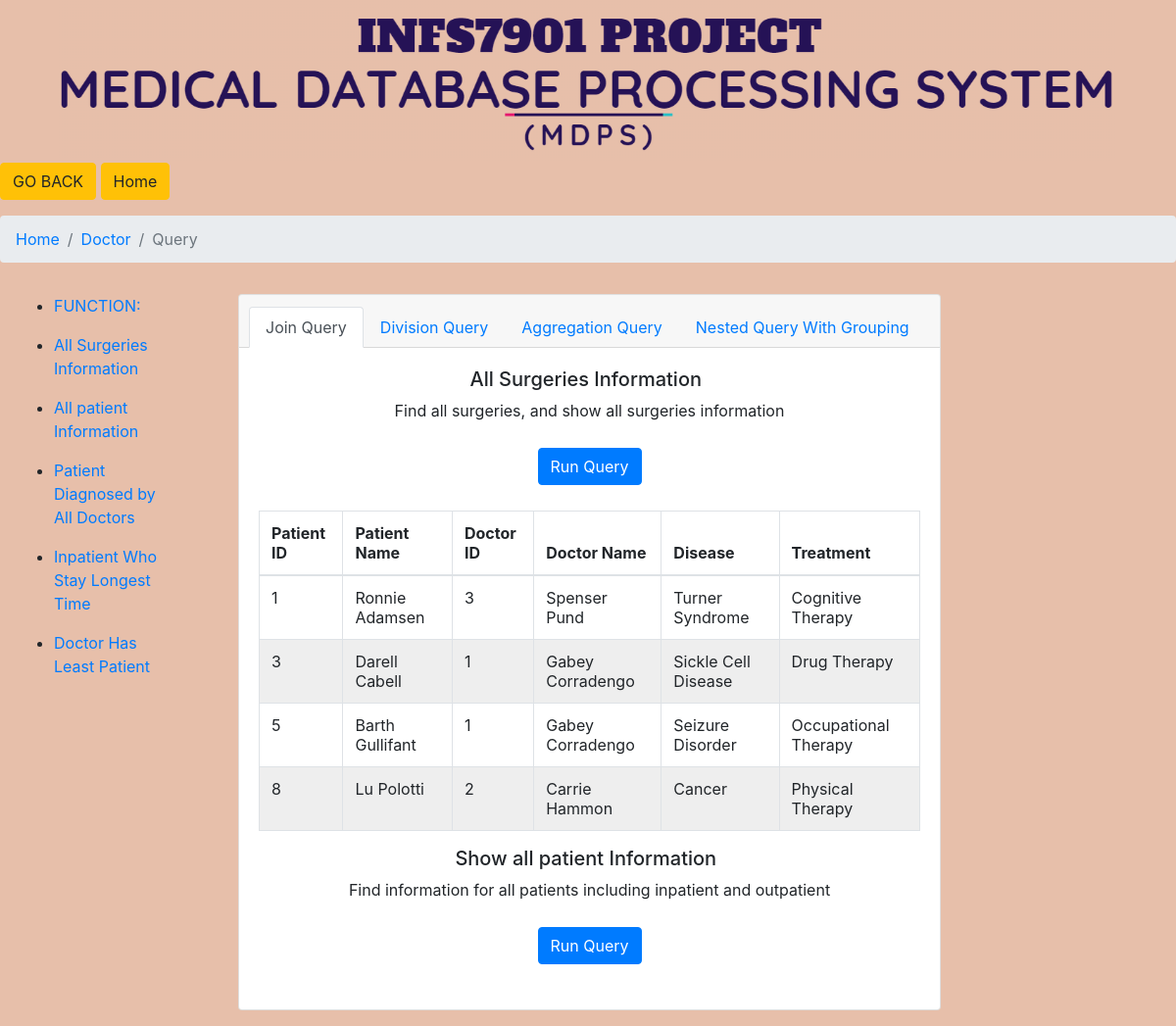
Before: /includes/doc_query/join_query/queries.php with the older database file.
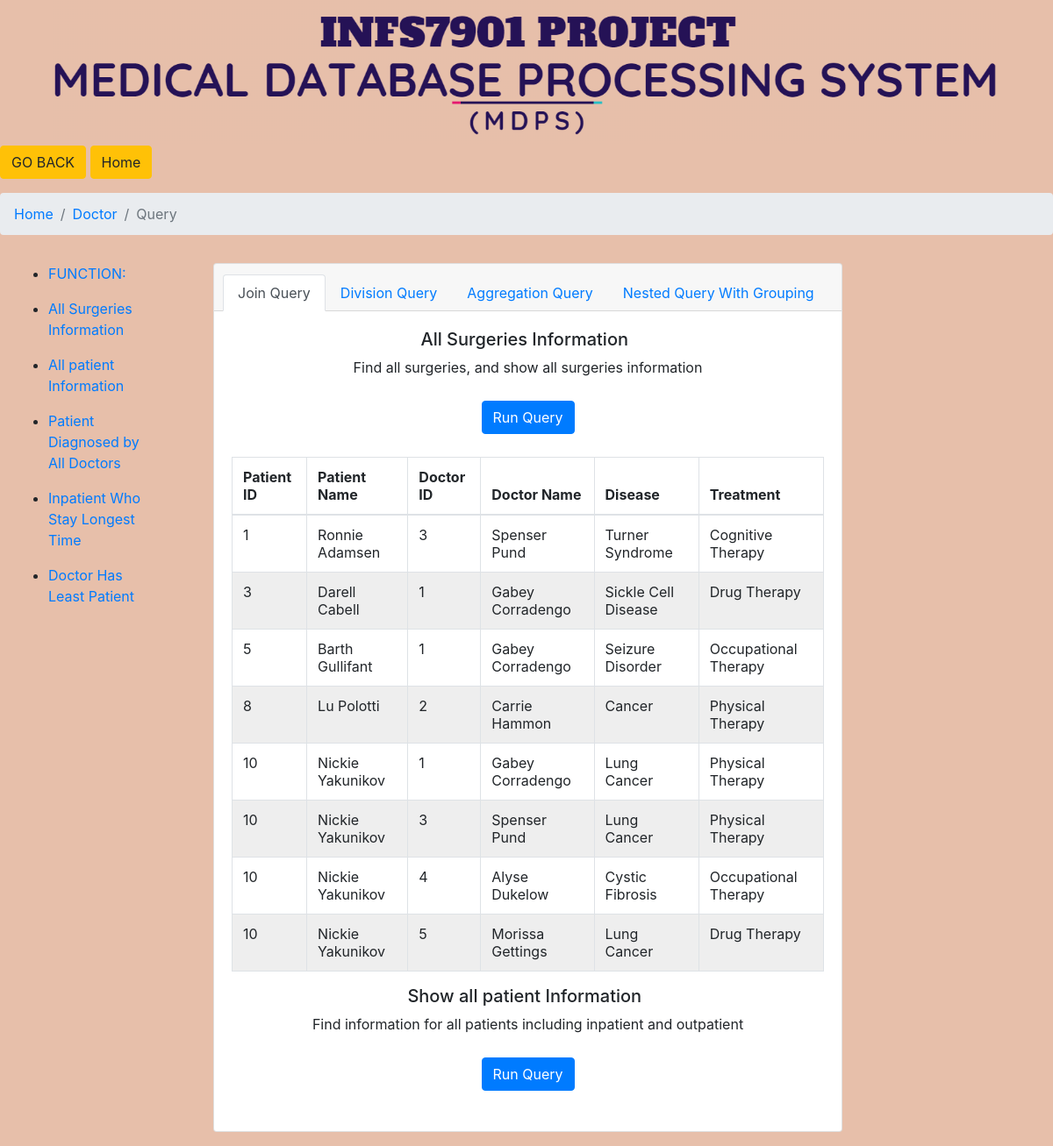
After: the same page with the newer database file.
### tables this page shows
CREATE TABLE `doctor` (
  `doc_id` int(11) NOT NULL,
  `age` int(11) DEFAULT NULL,
  `doc_name` varchar(200) DEFAULT NULL
);

CREATE TABLE `patient_1` (
  `pat_id` int(11) NOT NULL,
  `visit_date` date DEFAULT NULL,
  `age` int(11) DEFAULT NULL,
  `pat_name` varchar(200) DEFAULT NULL,
  `gender` varchar(200) DEFAULT NULL,
  `address` varchar(200) DEFAULT NULL,
  `symptom` varchar(200) DEFAULT NULL
);

CREATE TABLE `pat_doc_2` (
  `pat_id` int(11) NOT NULL,
  `doc_id` int(11) NOT NULL,
  `if_surge` int(11) DEFAULT NULL,
  `disease` varchar(200) DEFAULT NULL,
  `treatment` varchar(200) DEFAULT NULL
);

### includes/doc_query/join_query/queries.php (the view, shortened to what this page needs)
<head>
  <link rel="stylesheet" href="https://maxcdn.bootstrapcdn.com/bootstrap/4.0.0/css/bootstrap.min.css">
  </head>
<body style="background-color:E7BFAA;">
<div align="center">
<img class="mw-100" src="logo.png"style="width: 90%">
</div>
  <form>
    <input type="button" value="GO BACK " class="btn btn-warning" onclick="history.go(-1);return false;" />
    <input type="button" value="Home " class="btn btn-warning" onclick="window.location.href='https://yifei.uqcloud.net/MDPS/index.php'" />
  </form>
  <?php
        $servername = "localhost";
        $username = "root";
        $password = "d74dbdad52b2dfe8";
        $dbname = "project_hospital";
        $conn = new mysqli($servername, $username, $password, $dbname);
    ?>
        <nav aria-label="breadcrumb">
    <ol class="breadcrumb">
    <li class="breadcrumb-item"><a href="https://yifei.uqcloud.net/MDPS/index.php">Home</a></li>
    <li class="breadcrumb-item"><a href="https://yifei.uqcloud.net/MDPS/includes/logged_in_as_doc.php">Doctor</a></li>
    <li class="breadcrumb-item active" aria-current="page">Query</li>
    </ol>
    </nav>
<div class="container-fluid row">
<div class="d-none d-xl-block col-xl-2 bd-toc">
            <ul class="section-nav">
            <li class="toc-entry toc-h5 mt-3 mb-3 active"><a href="#">FUNCTION:</a></li>
<li class="toc-entry toc-h3 mt-3 mb-3"><a href="/MDPS/includes/doc_query/join_query/queries.php">All Surgeries Information</a></li>
<li class="toc-entry toc-h3 mt-3 mb-3"><a href="/MDPS/includes/doc_query/join_query/queries2.php">All patient Information</a></li>
<li class="toc-entry toc-h3 mt-3 mb-3"><a href="/MDPS/includes/doc_query/division_query/queries1.php">Patient Diagnosed by All Doctors</a></li>
<li class="toc-entry toc-h3 mt-3 mb-3"><a href="/MDPS/includes/doc_query/aggregation_query/queries1.php">Inpatient Who Stay Longest Time</a></li>
<li class="toc-entry toc-h3 mt-3 mb-3"><a href="/MDPS/includes/doc_query/nested_query/queries.php">Doctor Has Least Patient</a></li>
</ul>
</div>
<main class="col-12 col-md-9 col-xl-8 py-md-3 pl-md-5 bd-content" role="main">
<div class="card text-center">
  <div class="card-header">
    <ul class="nav nav-tabs card-header-tabs">
    <li class="nav-item">
        <a class="nav-link active" href="#">Join Query</a>
      </li>
      <li class="nav-item">
        <a class="nav-link" href="/MDPS/includes/doc_query/division_query/queries.php">Division Query</a>
      </li>
      <li class="nav-item">
        <a class="nav-link" href="/MDPS/includes/doc_query/aggregation_query/queries.php">Aggregation Query</a>
      </li>
      <li class="nav-item">
        <a class="nav-link" href="/MDPS/includes/doc_query/nested_query/queries.php">Nested Query With Grouping</a>
      </li>
    </ul>
  </div>
  <div class="card-body">
  <h5 id="query1"><div>All Surgeries Information<a class="anchorjs-link " href="#queryj1" aria-label="Anchor" data-anchorjs-icon="#" style="padding-left: 0.375em;"></a></div></h5>
    <p class="card-text">Find all surgeries, and show all surgeries information</p>
    <form action="" method="post">
    <input type="button" name="query1" class="btn btn-primary" value="Run Query" style="text-align:right;margin:10px" onclick="location.href='/MDPS/includes/doc_query/queries.php';"/>
    </form>
    <table class="table thead-light table-bordered" id="t01" align="center">
    <thead>
      <tr>
        <th scope="col">Patient ID</th>
        <th scope="col">Patient Name</th>
        <th scope="col">Doctor ID</th>
        <th scope="col">Doctor Name</th>
        <th scope="col">Disease</th>
        <th scope="col">Treatment</th>
      </tr>
    </thead>
    <tbody id="queryTable1">
      <?php
                    $query = "SELECT p.pat_id,p.pat_name,d.doc_id,d.doc_name,pd2.disease,pd2.treatment from doctor as d, pat_doc_2 as pd2 ,patient_1 as p where d.doc_id = pd2.doc_id and p.pat_id = pd2.pat_id and pd2.if_surge = 1";
                    $result = mysqli_query($conn, $query);
                    while ($rows = mysqli_fetch_array($result)) {
                        echo "<tr>";
                        echo "<td>".$rows["pat_id"]."</td>";
                        echo "<td>".$rows["pat_name"]."</td>";
                        echo "<td>".$rows["doc_id"]."</td>";
                        echo "<td>".$rows["doc_name"]."</td>";
                        echo "<td>".$rows["disease"]."</td>";
                        echo "<td>".$rows["treatment"]."</td>";
                        echo "</tr>";
                    }
            ?>
    </tbody>
  </table>
    <h5 id="query1"><div>Show all patient Information<a class="anchorjs-link " aria-label="Anchor" data-anchorjs-icon="#" style="padding-left: 0.375em;"></a></div></h5>
    <p class="card-text">Find information for all patients including inpatient and outpatient</p>
    <form action="" method="post">
    <input type="button" name="query1" class="btn btn-primary" value="Run Query" style="text-align:right;margin:10px" onclick="location.href='queries2.php';"/>
    </form>
  </div>
</div>
</main>
</div>
</body>

Changed rows visible on the page:
no longer on this page (row unchanged): doctor: patient_1.pat_id "1", patient_1.pat_name "Ronnie Adamsen", doc_id "3", doc_name "Spenser Pund", pat_doc_2.disease "Turner Syndrome", pat_doc_2.treatment "Cognitive Therapy"
no longer on this page (row unchanged): doctor: patient_1.pat_id "3", patient_1.pat_name "Darell Cabell", doc_id "1", doc_name "Gabey Corradengo", pat_doc_2.disease "Sickle Cell Disease", pat_doc_2.treatment "Drug Therapy", patient_1.pat_id "5", patient_1.pat_name "Barth Gullifant", pat_doc_2.disease "Seizure Disorder", pat_doc_2.treatment "Occupational Therapy"
no longer on this page (row unchanged): doctor: patient_1.pat_id "8", patient_1.pat_name "Lu Polotti", doc_id "2", doc_name "Carrie Hammon", pat_doc_2.disease "Cancer", pat_doc_2.treatment "Physical Therapy"
now on this page (row unchanged): pat_doc_2: pat.pat_id "1", pat.pat_name "Ronnie Adamsen", doc.doc_id "3", doc.doc_name "Spenser Pund", disease "Turner Syndrome", treatment "Cognitive Therapy"
now on this page (row unchanged): pat_doc_2: pat.pat_id "3", pat.pat_name "Darell Cabell", doc.doc_id "1", doc.doc_name "Gabey Corradengo", disease "Sickle Cell Disease", treatment "Drug Therapy"
now on this page (row unchanged): pat_doc_2: pat.pat_id "5", pat.pat_name "Barth Gullifant", doc.doc_id "1", doc.doc_name "Gabey Corradengo", disease "Seizure Disorder", treatment "Occupational Therapy"
now on this page (row unchanged): pat_doc_2: pat.pat_id "8", pat.pat_name "Lu Polotti", doc.doc_id "2", doc.doc_name "Carrie Hammon", disease "Cancer", treatment "Physical Therapy"
added pat_doc_2: pat.pat_id "10", pat.pat_name "Nickie Yakunikov", doc.doc_id "1", doc.doc_name "Gabey Corradengo", disease "Lung Cancer", treatment "Physical Therapy"
added pat_doc_2: pat.pat_id "10", pat.pat_name "Nickie Yakunikov", doc.doc_id "3", doc.doc_name "Spenser Pund", disease "Lung Cancer", treatment "Physical Therapy"
added pat_doc_2: pat.pat_id "10", pat.pat_name "Nickie Yakunikov", doc.doc_id "4", doc.doc_name "Alyse Dukelow", disease "Cystic Fibrosis", treatment "Occupational Therapy"
now on this page (row edited): pat_doc_2: pat.pat_id "10", pat.pat_name "Nickie Yakunikov", doc.doc_id "5", doc.doc_name "Morissa Gettings", disease "Lung Cancer", treatment "Drug Therapy"
